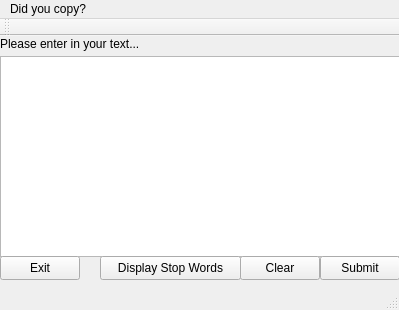
<?xml version="1.0" encoding="UTF-8"?>
<ui version="4.0">
 <class>MainWindow</class>
 <widget class="QMainWindow" name="MainWindow">
  <property name="geometry">
   <rect>
    <x>0</x>
    <y>0</y>
    <width>399</width>
    <height>310</height>
   </rect>
  </property>
  <property name="windowTitle">
   <string>MainWindow</string>
  </property>
  <widget class="QWidget" name="centralWidget">
   <widget class="QLabel" name="TellUser">
    <property name="geometry">
     <rect>
      <x>0</x>
      <y>0</y>
      <width>381</width>
      <height>16</height>
     </rect>
    </property>
    <property name="text">
     <string>Please enter in your text...</string>
    </property>
   </widget>
   <widget class="QTextEdit" name="Userinput">
    <property name="geometry">
     <rect>
      <x>0</x>
      <y>20</y>
      <width>401</width>
      <height>201</height>
     </rect>
    </property>
   </widget>
   <widget class="QPushButton" name="SubmitButton">
    <property name="geometry">
     <rect>
      <x>320</x>
      <y>220</y>
      <width>80</width>
      <height>24</height>
     </rect>
    </property>
    <property name="text">
     <string>Submit</string>
    </property>
   </widget>
   <widget class="QPushButton" name="ClearButton">
    <property name="geometry">
     <rect>
      <x>240</x>
      <y>220</y>
      <width>80</width>
      <height>24</height>
     </rect>
    </property>
    <property name="text">
     <string>Clear</string>
    </property>
   </widget>
   <widget class="QPushButton" name="DisplayStop">
    <property name="geometry">
     <rect>
      <x>100</x>
      <y>220</y>
      <width>141</width>
      <height>24</height>
     </rect>
    </property>
    <property name="text">
     <string>Display Stop Words</string>
    </property>
   </widget>
   <widget class="QPushButton" name="Exitprog">
    <property name="geometry">
     <rect>
      <x>0</x>
      <y>220</y>
      <width>80</width>
      <height>24</height>
     </rect>
    </property>
    <property name="text">
     <string>Exit</string>
    </property>
   </widget>
  </widget>
  <widget class="QToolBar" name="mainToolBar">
   <attribute name="toolBarArea">
    <enum>TopToolBarArea</enum>
   </attribute>
   <attribute name="toolBarBreak">
    <bool>false</bool>
   </attribute>
  </widget>
  <widget class="QStatusBar" name="statusBar"/>
  <widget class="QMenuBar" name="menuBar">
   <property name="geometry">
    <rect>
     <x>0</x>
     <y>0</y>
     <width>399</width>
     <height>22</height>
    </rect>
   </property>
   <widget class="QMenu" name="menuDid_you_copy">
    <property name="title">
     <string>Did you copy?</string>
    </property>
   </widget>
   <addaction name="menuDid_you_copy"/>
  </widget>
 </widget>
 <layoutdefault spacing="6" margin="11"/>
 <resources/>
 <connections/>
</ui>
